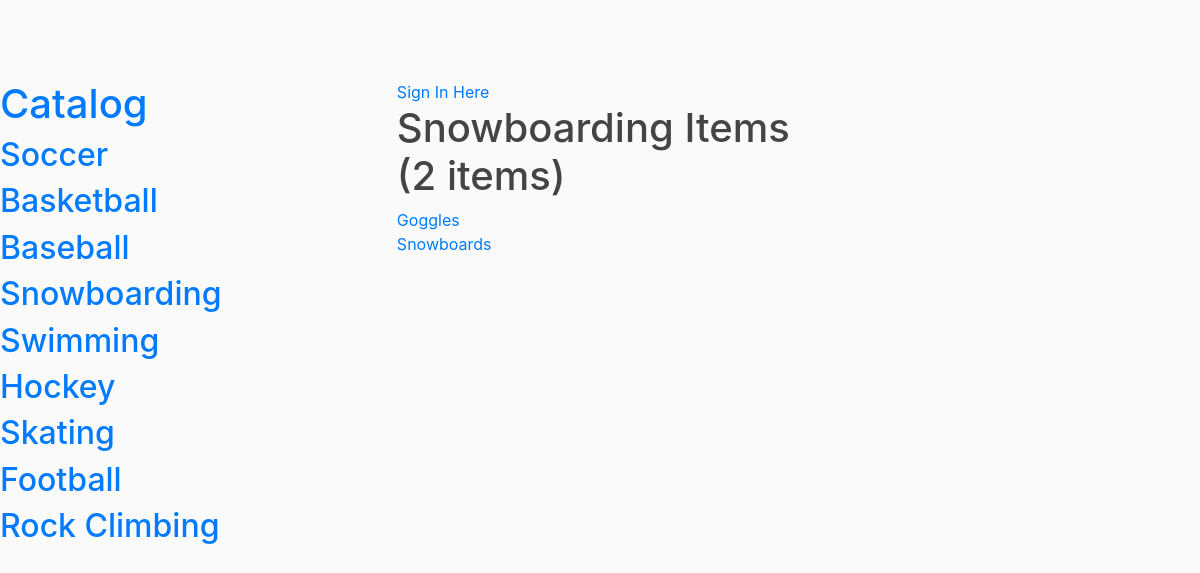
The page /catalog/Snowboarding/items on the database its author committed.
### db_setup.py (models this page shows, shortened)
class Category(Base):
    __tablename__ = 'category'
    id = Column(Integer, primary_key = True)
    name = Column(String(80), nullable = False)
    user_id = Column(Integer, ForeignKey('user.id'))
    user = relationship(User)

class Item(Base):
    __tablename__ = 'item'
    id = Column(Integer, primary_key = True)
    name = Column(String(80), nullable = False)
    description = Column(String(250))
    date_added = Column(DateTime(timezone = True), server_default = func.now())
    date_edited = Column(DateTime(timezone = True), onupdate = func.now())
    user_id = Column(Integer, ForeignKey('user.id'))
    user = relationship(User)
    category_id = Column(Integer, ForeignKey('category.id'))
    category = relationship(Category)

### app.py (the view)
@app.route('/catalog/<cate_name>')
@app.route('/catalog/<cate_name>/items')
def Showcateitems(cate_name):
    user = login_session.get('username')
    print(user)
    cates = session.query(Category).all()
    cate = session.query(Category).filter_by(name=cate_name).all()
    cate_id = 0
    for c in cate:
        cate_id = c.id
    items = session.query(Item).filter_by(category_id=cate_id).all()
    n_items = len(items)
    return render_template('Showcateitems.html', cates = cates, cate_name=cate_name, n=n_items, items=items, user = user)

### templates/Showcateitems.html (shortened to what this page needs)
<!DOCTYPE html>
<html>
<head>
  <link rel="stylesheet" href="https://stackpath.bootstrapcdn.com/bootstrap/4.3.1/css/bootstrap.min.css">
  <link rel="stylesheet" type="text/css" href="{{ url_for('static', filename = 'main.css') }}">
</head>
<body>
	   <section class="indent-1">
        <section>
		        <h1>
               <a href="{{ url_for('home')}}">Catalog</a>
            </h1>
                {% for cate in cates %}
                    <h2>
                      <a href="{{ url_for('Showcateitems', cate_name = cate.name) }}">{{ cate.name }}</a>
                    </h2>
                {% endfor %}
        </section>
        <section>
          <div class="header__user">
              {% if user %}
                  <p>Signed in as {{user}}</p>
                  <a href="{{url_for('signOut')}}"> Sign Out</a>
              {% else %}
                  <a href="{{url_for('Showsignin')}}">Sign In Here </a>
              {% endif %}
          </div>
          <h1> {{ cate_name }} Items ({{ n }} items)</h1>
            <p>
              {% for item in items %}
                <a href="{{ url_for('desc', item_id = item.id, item_name = item.name, cate_name = cate_name) }}">{{ item.name }}</a><br/>
              {% endfor  %}
            </p>
        </section>
    </section>
  </body>
</body>
</html>

### static/main.css (style rules this page uses)
body { background: #fafafa; color: #333333; margin-top: 5rem; }
h1, h2, h3, h4, h5, h6 { color: #444444; }

### templates/Showcateitems.html (style rules this page uses)
.indent-1 { float: left; }
.indent-1 section { width: 50%; float: left; }

### rows shown on the page
Category: name "Soccer"
Category: name "Basketball"
Category: name "Baseball"
Category: name "Snowboarding"
Category: name "Swimming"
Category: name "Hockey"
Category: name "Skating"
Category: name "Football"
Category: name "Rock Climbing"
Item: name "Goggles"
Item: name "Snowboards"

### other values the page prints
{{ n }} "2"
